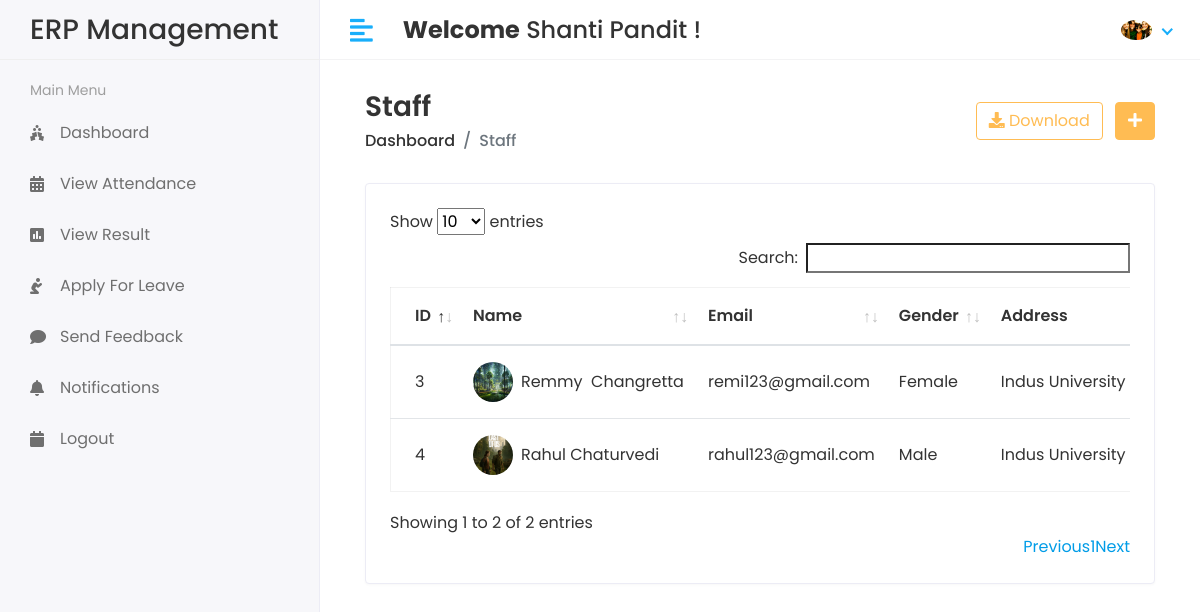
/Hod/Staff/View (signed in), run on the app's committed database.
### app/models.py (models this page shows, shortened)
class CustomUser(AbstractUser):
    USER = (
        (1,'HOD'),
        (2,'STAFF'),
        (3,'STUDENT'),
    )
    user_type = models.CharField(choices=USER,max_length=50,default=1)
    profile_pic = models.ImageField(upload_to='media/profile_pic')

class Staff(models.Model):
    admin = models.OneToOneField(CustomUser,on_delete=models.CASCADE)
    address = models.TextField()
    gender = models.CharField(max_length=100)
    created_at = models.DateTimeField(auto_now_add=True)
    updated_at = models.DateTimeField(auto_now=True)

### student_management_system/Hod_Views.py (the view)
# urls.py: path('Hod/Staff/View',Hod_Views.VIEW_STAFF,name='view_staff'),
@login_required(login_url='/')
def VIEW_STAFF(request):
    staff = Staff.objects.all()
    context = {
        'staff':staff,
    }
    return render(request,'Hod/view_staff.html',context)

### app/templates/Hod/view_staff.html (shortened to what this page needs)
{% extends 'base.html' %}
{% block content %}
{% load static %}
<div class="content container-fluid">
               <div class="page-header">
                  <div class="row align-items-center">
                     <div class="col">
                        <h3 class="page-title">Staff</h3>
                        <ul class="breadcrumb">
                           <li class="breadcrumb-item"><a href="index.html">Dashboard</a></li>
                           <li class="breadcrumb-item active">Staff</li>
                        </ul>
                     </div>
                     <div class="col-auto text-right float-right ml-auto">
                        <a href="#" class="btn btn-outline-primary mr-2"><i class="fas fa-download"></i> Download</a>
                        <a href="add-student.html" class="btn btn-primary"><i class="fas fa-plus"></i></a>
                     </div>
                  </div>
               </div>
               <div class="row">
                  <div class="col-sm-12">
                     <div class="card card-table">
                        <div class="card-body">
                           <div class="table-responsive">
                              <table id="table_id" class="table table-hover table-center mb-0">
                                 <thead>
                                    <tr>
                                       <th>ID</th>
                                       <th>Name</th>
                                       <th>Email</th>
                                       <th>Gender</th>
                                       <th>Address</th>
                                    </tr>
                                 </thead>
                                 <tbody>
                                 {% for i in staff %}
                                    <tr>
                                       <td>{{i.id}}</td>
                                       <td>
                                          <h2 class="table-avatar">
                                             <a href="#" class="avatar avatar-sm mr-2"><img class="avatar-img rounded-circle" src="/{{i.admin.profile_pic}}" alt="User Image"></a>
                                             <a href="#">{{i.admin.first_name}}&nbsp;{{i.admin.last_name}}</a>
                                          </h2>
                                       </td>
                                       <td>{{i.admin.email}}</td>
                                       <td>{{i.gender}}</td>
                                       <td>{{i.address}}</td>
                                    </tr>
                                 {% endfor %}
                                 </tbody>
                              </table>
                           </div>
                        </div>
                     </div>
                  </div>
               </div>
            </div>
{% endblock %}

### app/templates/includes/header.html (shortened to what this page needs)
{% load static %}
<div class="header">
   <div class="header-left">
      <a href="index.html" class="logo" style="text-decoration:none; color:inherit;">
         <h3 style="margin: 0; padding: 10px;">ERP Management</h3>
      </a>
   </div>
   <a href="javascript:void(0);" id="toggle_btn">
      <i class="fas fa-align-left"></i>
   </a>
   <div class="top-nav-search mt-3">
      <h4><strong>Welcome</strong>&nbsp;<span>{{user.first_name}} {{user.last_name}}</span>&nbsp;!</h4>
   </div>
   <ul class="nav user-menu">
      <li class="nav-item dropdown has-arrow">
         <a href="#" class="dropdown-toggle nav-link" data-toggle="dropdown">
            {% if user.profile_pic == "" %}
            <span class="user-img"><img class="rounded-circle" src="{% static 'assets/img/noimg.jpg' %}" width="31"
                  alt="Ryan Taylor"></span>
            {% else %}
            <span class="user-img"><img class="rounded-circle" src="/{{user.profile_pic}}" width="31"
                  alt="Ryan Taylor"></span>
            {% endif %}
         </a>
      </li>
   </ul>
</div>

### app/static/assets/css/style.css (style rules this page uses)
html { height: 100%; }
body { background-color: #fff; color: #333; font-family: 'Poppins', sans-serif; font-size: 1rem; height: 100%; line-height: 1.5; overflow-x: hidden; }
h1, h2, h3, h4, h5, h6 { font-family: 'Poppins', sans-serif; margin-top: 0; }
a { color: #009ce7; }
input, button, a { transition: all 0.4s ease; -moz-transition: all 0.4s ease; -o-transition: all 0.4s ease; -ms-transition: all 0.4s ease; -webkit-transition: all 0.4s ease; }
ul, ol { padding: 0px; list-style: none; }
.table { color: #333; max-width: 100%; margin-bottom: 0; width: 100%; }
.table.dataTable { border-collapse: collapse !important; border: 1px solid rgba(0, 0, 0, 0.05); }
table.table td h2 { display: inline-block; font-size: inherit; font-weight: 400; margin: 0; padding: 0; vertical-align: middle; }
table.table td h2.table-avatar { align-items: center; display: inline-flex; font-size: inherit; font-weight: 400; margin: 0; padding: 0; vertical-align: middle; white-space: nowrap; }
table.table td h2 a { color: #333; }
.table thead tr th { font-weight: 600; }
.table tbody tr { border-bottom: 1px solid rgba(0, 0, 0, 0.05); }
.table.table-center td, .table.table-center th { vertical-align: middle; }
.card-table .card-body .table>thead>tr>th { border-top: 0; }
.card-table .card-body .table tr td:first-child, .card-table .card-body .table tr th:first-child { padding-left: 1.5rem; }
.card-table .table td, .card-table .table th { border-top: 1px solid #e2e5e8; padding: 1rem 0.75rem; white-space: nowrap; }
.btn-primary { background-color: #FFBC53; border: 1px solid #FFBC53; }
.btn-outline-primary { color: #FFBC53; border-color: #FFBC53; }
.card { border: 1px solid #ececf5; box-shadow: 0 1px 3px 0 rgba(0, 0, 0, 0.03); margin-bottom: 1.875rem; }
.card-body { padding: 1.5rem; }
.avatar { position: relative; display: inline-block; width: 3rem; height: 3rem }
.avatar>img { width: 100%; height: 100%; -o-object-fit: cover; object-fit: cover; }
.avatar-sm { width: 2.5rem; height: 2.5rem; }
.header { background-color: #fff; border-bottom: 1px solid #f3f3f4; left: 0; position: fixed; right: 0; top: 0; z-index: 1001; height: 60px; }
.header .header-left { float: left; height: 60px; padding: 0 20px; position: relative; width: 320px; z-index: 1; transition: all 0.2s ease-in-out; background-color: #f7f7fa; border-bottom: 1px solid #efefef; border-right: 1px solid #ececf5; display: flex; align-items: center; }
.header .header-left .logo { display: inline-block; line-height: 60px; }
.header .dropdown-toggle:after { display: none; }
.header .has-arrow .dropdown-toggle:after { border-top: 0; border-left: 0; border-bottom: 2px solid #18aefa; border-right: 2px solid #18aefa; content: ''; height: 8px; display: inline-block; pointer-events: none; -webkit-transform-origin: 66% 66%; -ms-transform-origin: 66% 66%; transform-origin: 66% 66%; -webkit-transform: rotate(45deg); -ms-transform: rotate(45deg); transform: rotate(45deg); -webkit-transition: all 0.15s ease-in-out; transition: all 0.15s ease-in-out; width: 8px; vertical-align: 0px; }
.user-menu { float: right; margin: 0; position: relative; z-index: 99; padding-right: 15px; }
.user-menu.nav>li>a { color: #a0a0a0; font-size: 14px; line-height: 58px; padding: 0 15px; height: 60px; }
.user-img { margin-right: 3px; position: relative; }
.top-nav-search { float: left; margin-left: 15px; }
.page-header { margin-bottom: 1.875rem; }
.page-header .breadcrumb { background-color: transparent; color: #6c757d; font-size: 1rem; font-weight: 500; margin-bottom: 0; padding: 0; }
.page-header .breadcrumb a { color: #333; }
.page-title { font-size: 28px; font-weight: 600; color: #333; margin-bottom: 5px; }
@media (min-width: 992px) { #toggle_btn { align-items: center; color: #18aefa; display: inline-flex; float: left; font-size: 26px; height: 60px; justify-content: center; margin-left: 15px; padding: 0 15px; } }

### data on the page
CustomUser: first_name "Shanti", last_name "Pandit", profile_pic (picture)
Staff: id "3", admin.profile_pic (picture), admin.first_name "Remmy", admin.last_name "Changretta", admin.email "remi123@gmail.com", gender "Female", address "Indus University…"
Staff: id "4", admin.profile_pic (picture), admin.first_name "Rahul", admin.last_name "Chaturvedi", admin.email "rahul123@gmail.com", gender "Male", address "Indus University…"
